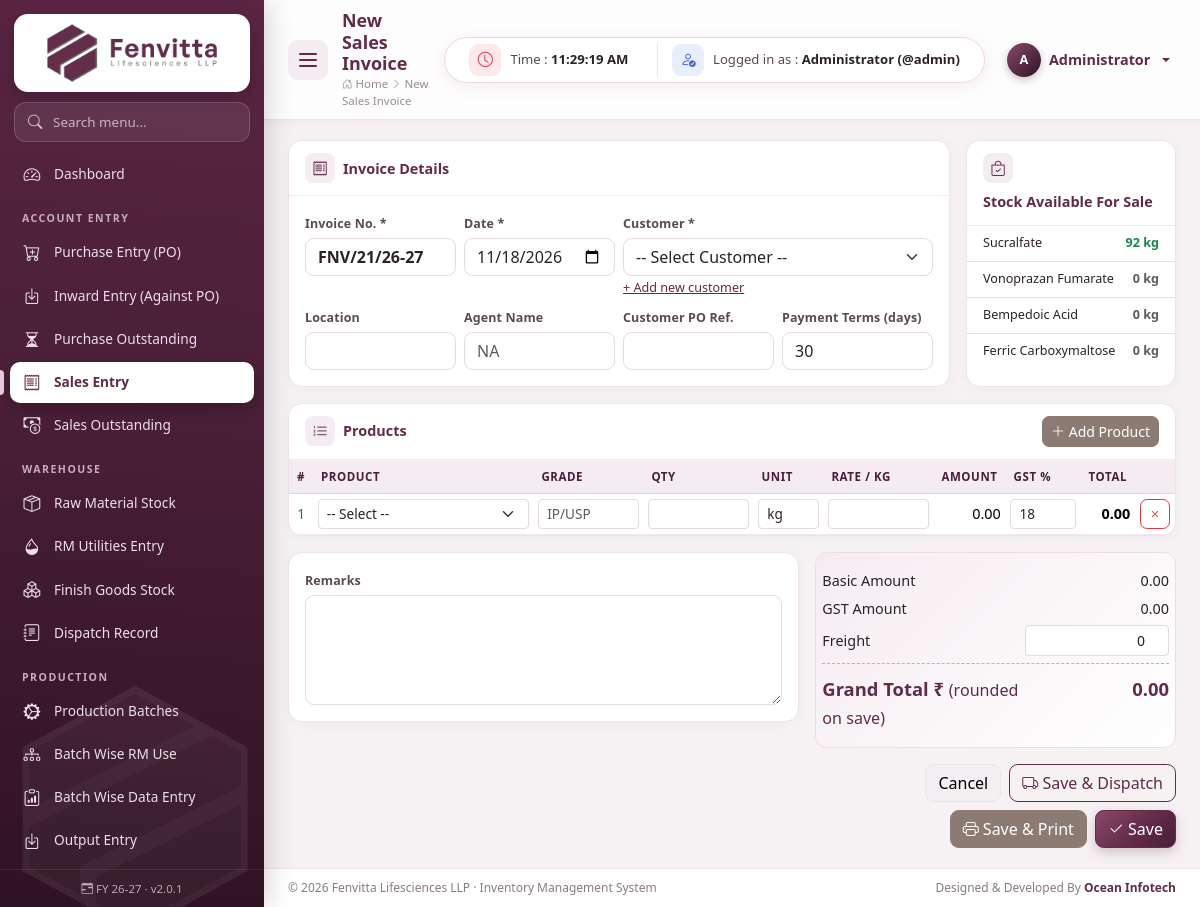
The page /modules/sales/add.php (signed in) on the database its author committed.
### tables this page shows
CREATE TABLE items (
  id INT AUTO_INCREMENT PRIMARY KEY,
  item_type ENUM('RM','PM','FG','CONSUMABLE','SERVICE') NOT NULL DEFAULT 'RM',
  code VARCHAR(40) NULL,
  name VARCHAR(150) NOT NULL,
  cas_no VARCHAR(40) NULL,
  grade VARCHAR(60) NULL,
  hsn VARCHAR(20) NULL,
  unit VARCHAR(15) NOT NULL DEFAULT 'kg',
  gst_rate DECIMAL(5,2) NOT NULL DEFAULT 18,
  std_rate DECIMAL(14,2) NOT NULL DEFAULT 0,
  reorder_level DECIMAL(14,3) NOT NULL DEFAULT 0,
  opening_qty DECIMAL(14,3) NOT NULL DEFAULT 0,
  opening_rate DECIMAL(14,2) NOT NULL DEFAULT 0,
  opening_date DATE NULL,
  shelf_life_months INT NOT NULL DEFAULT 0,
  is_active TINYINT(1) NOT NULL DEFAULT 1,
  created_at TIMESTAMP DEFAULT CURRENT_TIMESTAMP,
  INDEX (item_type)
);

### includes/db.php (called while the page is built, shortened)
<?php
$conn = null;
function db()
{
    global $conn;
    if ($conn === null) {
        try {
            $conn = mysqli_connect(DB_HOST, DB_USER, DB_PASS, DB_NAME, DB_PORT);
            mysqli_set_charset($conn, 'utf8mb4');
        } catch (mysqli_sql_exception $e) {
            http_response_code(500);
            die('<h3 style="font-family:sans-serif;color:#632a4a">Database connection failed.</h3>'
                . '<p style="font-family:sans-serif">Check <code>config/config.php</code> and import <code>database/fenvita_inventory.sql</code>.<br><small>'
                . htmlspecialchars($e->getMessage()) . '</small></p>');
        }
    }
    return $conn;
}
function q($sql, $params = [])
{
    $stmt = mysqli_prepare(db(), $sql);
    if ($params) {
        $types = '';
        $values = [];
        foreach ($params as $p) {
            if (is_int($p)) {
                $types .= 'i';
            } elseif (is_float($p)) {
                $types .= 'd';
            } else {
                $types .= 's';
            }
            $values[] = $p;
        }
        mysqli_stmt_bind_param($stmt, $types, ...$values);
    }
    mysqli_stmt_execute($stmt);
    $result = mysqli_stmt_get_result($stmt);
    return $result === false ? true : $result;
}
function rows($sql, $params = [])
{
    $result = q($sql, $params);
    return mysqli_fetch_all($result, MYSQLI_ASSOC);
}

### modules/sales/add.php (the view, shortened to what this page needs)
<?php
$id = (int)get('id');
$sale = $id ? row('SELECT * FROM sales WHERE id=?', [$id]) : null;
$lines = $id ? rows('SELECT * FROM sale_items WHERE sale_id=? ORDER BY id', [$id]) : [];
$blank = ['item_id' => '', 'grade' => '', 'qty' => '', 'unit' => 'kg', 'rate' => '', 'gst_rate' => 18];
if (!$lines) $lines = [$blank];
$items = items_for(['FG', 'RM']);
$customers = parties_for('customer');
$s = $sale ?? [
    'invoice_no' => next_sale_invoice(), 'sale_date' => today(), 'party_id' => '', 'location' => '', 'agent_name' => '',
    'po_ref' => '', 'payment_terms' => 30, 'freight' => 0, 'remarks' => '',
];
$pending = pending_dispatch_by_item();
$fgInfo = rows("SELECT i.id, i.name, i.unit, COALESCE(SUM(l.qty_in-l.qty_out),0) stock FROM items i LEFT JOIN stock_ledger l ON l.item_id=i.id WHERE i.item_type='FG' AND i.is_active=1 GROUP BY i.id");
$rowHtml = function ($l) use ($items) {
    ob_start(); ?>
    <tr>
        <td class="f-sn text-center text-muted"></td>
        <td style="min-width:220px"><select name="item_id[]" class="form-select form-select-sm f-item"><?= item_options($items, $l['item_id']) ?></select></td>
        <td style="width:110px"><input name="grade[]" class="form-control form-control-sm f-grade" value="<?= e($l['grade']) ?>" placeholder="IP/USP"></td>
        <td style="width:110px"><input name="qty[]" type="number" step="0.001" class="form-control form-control-sm f-qty" value="<?= e($l['qty']) ?>"></td>
        <td style="width:70px"><input name="unit[]" class="form-control form-control-sm f-unit" value="<?= e($l['unit']) ?>"></td>
        <td style="width:110px"><input name="rate[]" type="number" step="0.01" class="form-control form-control-sm f-rate" value="<?= e($l['rate']) ?>"></td>
        <td class="num f-amount"></td>
        <td style="width:75px"><input name="gst_rate[]" type="number" step="0.01" class="form-control form-control-sm f-gst" value="<?= e((float)$l['gst_rate']) ?>"></td>
        <td class="num f-total fw-semibold"></td>
        <td><button type="button" class="btn btn-sm btn-outline-danger f-remove"><i class="bi bi-x"></i></button></td>
    </tr>
    <?php return ob_get_clean();
};
include ROOT_PATH . '/includes/header.php';
?>
<form method="post" data-line-items>
    <div class="row g-3 mb-3">
        <div class="col-xl-9">
            <div class="card h-100">
                <div class="card-header"><i class="bi bi-receipt"></i> Invoice Details</div>
                <div class="card-body row g-2">
                    <div class="col-md-3"><label class="form-label">Invoice No. *</label><input name="invoice_no" class="form-control fw-bold" required value="<?= e($s['invoice_no']) ?>"></div>
                    <div class="col-md-3"><label class="form-label">Date *</label><input type="date" name="sale_date" class="form-control" required value="<?= e($s['sale_date']) ?>"></div>
                    <div class="col-md-6">
                        <label class="form-label">Customer *</label>
                        <select name="party_id" class="form-select" required data-party-terms="#terms" data-party-city="#location">
                            <option value="">-- Select Customer --</option>
                        </select>
                        <small><a href="<?= url('parties') ?>?new=Customer" target="_blank">+ Add new customer</a></small>
                    </div>
                    <div class="col-md-3"><label class="form-label">Location</label><input name="location" id="location" class="form-control" value="<?= e($s['location']) ?>"></div>
                    <div class="col-md-3"><label class="form-label">Agent Name</label><input name="agent_name" class="form-control" value="<?= e($s['agent_name']) ?>" placeholder="NA"></div>
                    <div class="col-md-3"><label class="form-label">Customer PO Ref.</label><input name="po_ref" class="form-control" value="<?= e($s['po_ref']) ?>"></div>
                    <div class="col-md-3"><label class="form-label">Payment Terms (days)</label><input type="number" name="payment_terms" id="terms" class="form-control" value="<?= e($s['payment_terms']) ?>"></div>
                </div>
            </div>
        </div>
        <div class="col-xl-3">
            <div class="card h-100">
                <div class="card-header"><i class="bi bi-bag-check"></i> Stock Available For Sale</div>
                <ul class="list-group list-group-flush small">
                    <?php foreach ($fgInfo as $f): $av = $f['stock'] - ($pending[$f['id']] ?? 0); ?>
                        <li class="list-group-item d-flex justify-content-between"><span><?= e($f['name']) ?></span><b class="<?= $av > 0 ? 'text-success' : 'text-muted' ?>"><?= qty($av) ?> <?= e($f['unit']) ?></b></li>
                    <?php endforeach; ?>
                </ul>
            </div>
        </div>
    </div>
    <div class="card mb-3">
        <div class="card-header"><i class="bi bi-list-ol"></i> Products
            <div class="actions"><button type="button" class="btn btn-sm btn-accent add-row"><i class="bi bi-plus-lg"></i> Add Product</button></div>
        </div>
        <div class="table-responsive">
            <table class="table item-table">
                <thead><tr><th>#</th><th>Product</th><th>Grade</th><th>Qty</th><th>Unit</th><th>Rate / kg</th><th class="num">Amount</th><th>GST %</th><th class="num">Total</th><th></th></tr></thead>
                <tbody><?php foreach ($lines as $l) echo $rowHtml($l); ?></tbody>
            </table>
        </div>
    </div>
    <div class="row g-3">
        <div class="col-md-7">
            <div class="card"><div class="card-body">
                <label class="form-label">Remarks</label>
                <textarea name="remarks" class="form-control" rows="4"><?= e($s['remarks']) ?></textarea>
            </div></div>
        </div>
        <div class="col-md-5">
            <div class="totals-box">
                <div class="row"><div class="col-7">Basic Amount</div><div class="col-5 num t-sub">0.00</div></div>
                <div class="row"><div class="col-7">GST Amount</div><div class="col-5 num t-gst">0.00</div></div>
                <div class="row align-items-center"><div class="col-7">Freight</div><div class="col-5"><input type="number" step="0.01" name="freight" class="form-control form-control-sm text-end" value="<?= e($s['freight']) ?>"></div></div>
                <div class="row grand"><div class="col-7">Grand Total ₹ <small class="fw-normal">(rounded on save)</small></div><div class="col-5 num t-total">0.00</div></div>
            </div>
            <div class="d-flex gap-2 mt-3 justify-content-end flex-wrap">
                <a href="<?= url('sales') ?>" class="btn btn-light">Cancel</a>
                <button name="save_dispatch" value="1" class="btn btn-outline-primary"><i class="bi bi-truck"></i> Save &amp; Dispatch</button>
                <button name="save_print" value="1" class="btn btn-accent"><i class="bi bi-printer"></i> Save &amp; Print</button>
                <button class="btn btn-primary"><i class="bi bi-check2"></i> Save</button>
            </div>
        </div>
    </div>
</form>
<?php include ROOT_PATH . '/includes/footer.php'; ?>

### assets/css/style.css (style rules this page uses)
:root { --fv-primary: #632a4a; --fv-primary-dark: #4a1f37; --fv-primary-deep: #2f1222; --fv-primary-soft: #8a4a6c; --fv-primary-light: #f5ecf1; --fv-accent: #8c7b73; --fv-accent-light: #efe9e6; --fv-bg: #f6f2f4; --fv-text: #2b2228; --sidebar-w: 264px; --sidebar-mini-w: 78px; --ease: cubic-bezier(.4, 0, .2, 1); --bs-primary: #632a4a; --bs-primary-rgb: 99, 42, 74; --bs-link-color: #632a4a; --bs-link-color-rgb: 99, 42, 74; --bs-link-hover-color: #4a1f37; --bs-link-hover-color-rgb: 74, 31, 55; --bs-body-font-family: "Segoe UI", Inter, Roboto, "Helvetica Neue", Arial, sans-serif; --bs-body-color: #2b2228; --bs-border-radius: .55rem; }
body { background: var(--fv-bg); font-size: .9rem; }
* { scrollbar-width: thin; scrollbar-color: #cdb7c3 transparent; }
.btn { transition: all .2s var(--ease); font-weight: 500; }
.btn-primary { --bs-btn-bg: var(--fv-primary); --bs-btn-border-color: var(--fv-primary); --bs-btn-hover-bg: var(--fv-primary-dark); --bs-btn-hover-border-color: var(--fv-primary-dark); --bs-btn-active-bg: var(--fv-primary-deep); --bs-btn-active-border-color: var(--fv-primary-deep); --bs-btn-disabled-bg: var(--fv-primary); --bs-btn-disabled-border-color: var(--fv-primary); background-image: linear-gradient(135deg, var(--fv-primary-soft) 0%, var(--fv-primary) 55%, var(--fv-primary-dark) 100%); box-shadow: 0 4px 12px rgba(99, 42, 74, .25); }
.btn-outline-primary { --bs-btn-color: var(--fv-primary); --bs-btn-border-color: var(--fv-primary); --bs-btn-hover-bg: var(--fv-primary); --bs-btn-hover-border-color: var(--fv-primary); --bs-btn-active-bg: var(--fv-primary-dark); --bs-btn-active-border-color: var(--fv-primary-dark); }
.btn-accent { --bs-btn-color: #fff; --bs-btn-bg: var(--fv-accent); --bs-btn-border-color: var(--fv-accent); --bs-btn-hover-color: #fff; --bs-btn-hover-bg: #74655e; --bs-btn-hover-border-color: #74655e; --bs-btn-active-color: #fff; --bs-btn-active-bg: #655750; }
.btn-light { --bs-btn-bg: #f3eef1; --bs-btn-border-color: #ebe2e7; --bs-btn-hover-bg: #ebe0e6; }
.btn-sm { border-radius: .45rem; }
.form-control, .form-select { border-color: #e4d9df; transition: border-color .2s, box-shadow .2s; }
.form-label { font-weight: 600; font-size: .78rem; color: #5a4a53; margin-bottom: .25rem; letter-spacing: .01em; }
.content > *, .content > .row > [class*="col"] { animation: fadeUp .5s var(--ease) both; }
.table tbody tr { animation: fadeIn .4s ease both; }
.card { border: 1px solid #ede3e8; border-radius: 14px; box-shadow: 0 2px 12px rgba(99, 42, 74, .045); transition: box-shadow .25s, transform .25s; }
.card-header { background: #fff; border-bottom: 1px solid #f1e8ed; font-weight: 700; color: var(--fv-primary); padding: 12px 16px; border-radius: 14px 14px 0 0 !important; display: flex; align-items: center; gap: 8px; flex-wrap: wrap; }
.card-header > i:first-child { width: 30px; height: 30px; border-radius: 8px; display: inline-grid; place-items: center; background: var(--fv-primary-light); font-size: .95rem; }
.card-header .actions { margin-left: auto; display: flex; gap: 6px; flex-wrap: wrap; align-items: center; }
.list-group-item { transition: background .2s; }
.table { --bs-table-hover-bg: #fbf5f8; margin-bottom: 0; }
.table thead th { background: var(--fv-primary-light); color: var(--fv-primary-dark); font-size: .72rem; text-transform: uppercase; letter-spacing: .05em; font-weight: 700; white-space: nowrap; border-bottom: 1px solid #e6d6df; vertical-align: middle; }
.table td { vertical-align: middle; border-color: #f2eaee; }
.table-responsive { border-radius: 0 0 14px 14px; }
.num { text-align: right; white-space: nowrap; font-variant-numeric: tabular-nums; }
td .btn-sm { padding: .2rem .45rem; }
.item-table td { padding: .3rem; }
.item-table .form-control, .item-table .form-select { font-size: .85rem; }
.totals-box { background: linear-gradient(135deg, var(--fv-primary-light), #fff); border: 1px solid #ecdde5; border-radius: 12px; padding: 14px 18px; }
.totals-box .row > div { padding: 3px 0; }
.totals-box .grand { font-size: 1.15rem; font-weight: 800; color: var(--fv-primary); border-top: 1px dashed #c9a9bb; padding-top: 8px; margin-top: 4px; }

### rows shown on the page
items: name "Sucralfate", av "92", unit "kg"
items: name "Vonoprazan Fumarate", av "0", unit "kg"
items: name "Bempedoic Acid", av "0", unit "kg"
items: name "Ferric Carboxymaltose", av "0", unit "kg"

### other values the page prints
$navItem[0] "Dashboard"
$navItem[0] "ACCOUNT ENTRY"
$navSub[0] "Purchase Entry (PO)"
$navSub[0] "Inward Entry (Against PO)"
$navSub[0] "Purchase Outstanding"
$navSub[0] "Sales Entry"
$navSub[0] "Sales Outstanding"
$navItem[0] "WAREHOUSE"
$navSub[0] "Raw Material Stock"
$navSub[0] "RM Utilities Entry"
$navSub[0] "Finish Goods Stock"
$navSub[0] "Dispatch Record"
$navItem[0] "PRODUCTION"
$navSub[0] "Production Batches"
$navSub[0] "Batch Wise RM Use"
